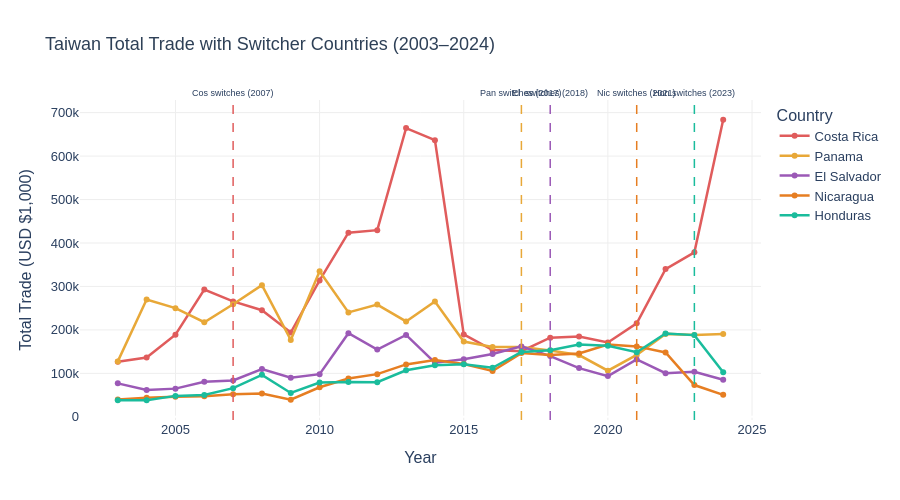

Source (notebook cell):
### Markdown cell above
## Taiwan Trade Over Time

The charts in this section show how Taiwan's total bilateral trade (exports + imports combined) changed over time for both **switcher countries** and **current Taiwan allies**.

The vertical dashed lines on the switcher charts mark the year each country switched diplomatic recognition from Taiwan to China. Watching what happens to trade volumes around those switch years reveals whether switching had an economic impact on the relationship.

**How to use these charts:** Hover over any line to see the exact trade value for that year. Click country names in the legend to show or hide specific countries.

### Code cell
# ── Chart 1: Taiwan Total Trade — Switcher Countries ──────────────────
switcher_data = tw_pivot[tw_pivot["Group"] == "Switcher"].copy()

fig = go.Figure()

for country, sy in switch_years.items():
    df_c = switcher_data[switcher_data["Partner"] == country]
    color = SWITCHER_COLORS.get(country, '#888888')

    fig.add_trace(go.Scatter(
        x=df_c["Year"], y=df_c["Total Trade"],
        mode="lines+markers",
        name=country,
        line=dict(color=color, width=2.5),
        marker=dict(size=6),
        hovertemplate=f"<b>{country}</b><br>Year: %{{x}}<br>Total Trade: $%{{y:,.0f}}K USD<extra></extra>"
    ))

    # Switch year vertical line
    fig.add_vline(
        x=sy, line_dash="dash", line_color=color, line_width=1.5,
        annotation_text=f"{country[:3]} switches ({sy})",
        annotation_position="top",
        annotation_font_size=9
    )

fig.update_layout(
    title=dict(text="Taiwan Total Trade with Switcher Countries (2003–2024)",
               font=dict(size=18, color=ACCENT)),
    xaxis_title="Year",
    yaxis_title="Total Trade (USD $1,000)",
    legend_title="Country",
    hovermode="x unified",
    plot_bgcolor="white",
    paper_bgcolor="white",
    font=dict(family="Arial", size=13),
    xaxis=dict(showgrid=True, gridcolor="#eeeeee"),
    yaxis=dict(showgrid=True, gridcolor="#eeeeee"),
    height=500
)

fig.show()

### Figure 1 — Plotly figure (JSON) as saved in the notebook; plotly's stock layout.template omitted (floating-point values rounded to 4 significant figures)
{"data": [{"hovertemplate": "<b>Costa Rica</b><br>Year: %{x}<br>Total Trade: $%{y:,.0f}K USD<extra></extra>", "line": {"color": "#E05C5C", "width": 2.5}, "marker": {"size": 6}, "mode": "lines+markers", "name": "Costa Rica", "type": "scatter", "x": [2003, 2004, 2005, 2006, 2007, 2008, 2009, 2010, 2011, 2012, 2013, 2014, 2015, 2016, 2017, 2018, 2019, 2020, 2021, 2022, 2023, 2024], "y": [126800.0, 136400.0, 189000.0, 292900.0, 265500.0, 245300.0, 194100.0, 313800.0, 423700.0, 429500.0, 664300.0, 636600.0, 189600.0, 153700.0, 151100.0, 182000.0, 184700.0, 171200.0, 215200.0, 340000.0, 378400.0, 683600.0]}, {"hovertemplate": "<b>Panama</b><br>Year: %{x}<br>Total Trade: $%{y:,.0f}K USD<extra></extra>", "line": {"color": "#E8A838", "width": 2.5}, "marker": {"size": 6}, "mode": "lines+markers", "name": "Panama", "type": "scatter", "x": [2003, 2004, 2005, 2006, 2007, 2008, 2009, 2010, 2011, 2012, 2013, 2014, 2015, 2016, 2017, 2018, 2019, 2020, 2021, 2022, 2023, 2024], "y": [127600.0, 269900.0, 250100.0, 217700.0, 259100.0, 303000.0, 177000.0, 334900.0, 240300.0, 258300.0, 219500.0, 265600.0, 173200.0, 160500.0, 160700.0, 152500.0, 142200.0, 106100.0, 142400.0, 190900.0, 188600.0, 190700.0]}, {"hovertemplate": "<b>El Salvador</b><br>Year: %{x}<br>Total Trade: $%{y:,.0f}K USD<extra></extra>", "line": {"color": "#9B59B6", "width": 2.5}, "marker": {"size": 6}, "mode": "lines+markers", "name": "El Salvador", "type": "scatter", "x": [2003, 2004, 2005, 2006, 2007, 2008, 2009, 2010, 2011, 2012, 2013, 2014, 2015, 2016, 2017, 2018, 2019, 2020, 2021, 2022, 2023, 2024], "y": [77050.0, 61620.0, 64910.0, 80610.0, 83870.0, 109800.0, 90060.0, 98180.0, 192300.0, 154900.0, 188400.0, 124400.0, 132400.0, 144500.0, 162100.0, 139800.0, 112100.0, 93700.0, 132000.0, 100400.0, 103800.0, 85240.0]}, {"hovertemplate": "<b>Nicaragua</b><br>Year: %{x}<br>Total Trade: $%{y:,.0f}K USD<extra></extra>", "line": {"color": "#E67E22", "width": 2.5}, "marker": {"size": 6}, "mode": "lines+markers", "name": "Nicaragua", "type": "scatter", "x": [2003, 2004, 2005, 2006, 2007, 2008, 2009, 2010, 2011, 2012, 2013, 2014, 2015, 2016, 2017, 2018, 2019, 2020, 2021, 2022, 2023, 2024], "y": [39970.0, 44100.0, 46300.0, 47450.0, 51990.0, 53460.0, 39300.0, 68090.0, 88000.0, 98210.0, 120700.0, 130900.0, 121400.0, 105500.0, 146600.0, 142100.0, 145900.0, 166500.0, 162100.0, 148100.0, 73140.0, 50650.0]}, {"hovertemplate": "<b>Honduras</b><br>Year: %{x}<br>Total Trade: $%{y:,.0f}K USD<extra></extra>", "line": {"color": "#1ABC9C", "width": 2.5}, "marker": {"size": 6}, "mode": "lines+markers", "name": "Honduras", "type": "scatter", "x": [2003, 2004, 2005, 2006, 2007, 2008, 2009, 2010, 2011, 2012, 2013, 2014, 2015, 2016, 2017, 2018, 2019, 2020, 2021, 2022, 2023, 2024], "y": [38160.0, 38370.0, 48230.0, 50400.0, 65960.0, 96640.0, 54870.0, 78800.0, 80220.0, 79530.0, 107200.0, 118800.0, 121100.0, 112800.0, 149200.0, 153200.0, 166600.0, 163600.0, 148700.0, 192000.0, 188000.0, 102500.0]}], "layout": {"annotations": [{"font": {"size": 9}, "showarrow": false, "text": "Cos switches (2007)", "x": 2007, "xanchor": "center", "xref": "x", "y": 1, "yanchor": "bottom", "yref": "y domain"}, {"font": {"size": 9}, "showarrow": false, "text": "Pan switches (2017)", "x": 2017, "xanchor": "center", "xref": "x", "y": 1, "yanchor": "bottom", "yref": "y domain"}, {"font": {"size": 9}, "showarrow": false, "text": "El  switches (2018)", "x": 2018, "xanchor": "center", "xref": "x", "y": 1, "yanchor": "bottom", "yref": "y domain"}, {"font": {"size": 9}, "showarrow": false, "text": "Nic switches (2021)", "x": 2021, "xanchor": "center", "xref": "x", "y": 1, "yanchor": "bottom", "yref": "y domain"}, {"font": {"size": 9}, "showarrow": false, "text": "Hon switches (2023)", "x": 2023, "xanchor": "center", "xref": "x", "y": 1, "yanchor": "bottom", "yref": "y domain"}], "font": {"family": "Arial", "size": 13}, "height": 500, "hovermode": "x unified", "legend": {"title": {"text": "Country"}}, "paper_bgcolor": "white", "plot_bgcolor": "white", "shapes": [{"line": {"color": "#E05C5C", "dash": "dash", "width": 1.5}, "type": "line", "x0": 2007, "x1": 2007, "xref": "x", "y0": 0, "y1": 1, "yref": "y domain"}, {"line": {"color": "#E8A838", "dash": "dash", "width": 1.5}, "type": "line", "x0": 2017, "x1": 2017, "xref": "x", "y0": 0, "y1": 1, "yref": "y domain"}, {"line": {"color": "#9B59B6", "dash": "dash", "width": 1.5}, "type": "line", "x0": 2018, "x1": 2018, "xref": "x", "y0": 0, "y1": 1, "yref": "y domain"}, {"line": {"color": "#E67E22", "dash": "dash", "width": 1.5}, "type": "line", "x0": 2021, "x1": 2021, "xref": "x", "y0": 0, "y1": 1, "yref": "y domain"}, {"line": {"color": "#1ABC9C", "dash": "dash", "width": 1.5}, "type": "line", "x0": 2023, "x1": 2023, "xref": "x", "y0": 0, "y1": 1, "yref": "y domain"}], "title": {"font": {"color": "#2E4057", "size": 18}, "text": "Taiwan Total Trade with Switcher Countries (2003–2024)"}, "xaxis": {"gridcolor": "#eeeeee", "showgrid": true, "title": {"text": "Year"}}, "yaxis": {"gridcolor": "#eeeeee", "showgrid": true, "title": {"text": "Total Trade (USD $1,000)"}}}}
